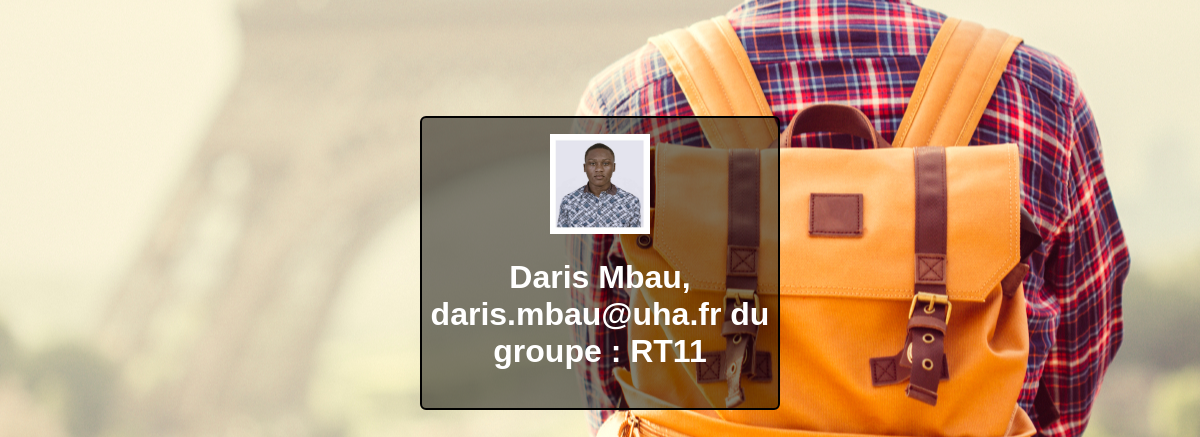
The page /absence/affichageetu/9/ on the database its author committed.
### absence/models.py (models this page shows, shortened)
class Etudiant(models.Model):
    nom = models.CharField(max_length=100)
    prenom = models.CharField(max_length=100)
    email = models.EmailField()
    groupe = models.ForeignKey(Groupe, on_delete=models.CASCADE)
    photo = models.FileField(upload_to='photos', null=True, blank=True)
    def __str__(self):
        return f"{self.prenom} {self.nom}, {self.email} du groupe : {self.groupe}"

class Groupe(models.Model):
    nom = models.CharField(max_length=100)
    def __str__(self):
        return self.nom

### absence/etudiant_views.py (the view)
# urls.py: path('affichageetu/<int:id>/', etudiant_views.affichageetu),
def affichageetu(request, id):
    etudiant = models.Etudiant.objects.get(pk=id)
    return render(request, "etudiant/affiche.html", {"etudiant":etudiant, 'data':Etudiant.objects.all()})

### absence/templates/etudiant/affiche.html (shortened to what this page needs)
{% extends 'main.html' %}
{% block content %}
<br><br><br><br><br><br><div class="rad">
  <img src="{{ etudiant.photo.url }}" width="100" height="100">
  <h1>{{etudiant}}</h1>
</div>
{% endblock %}

### absence/static/main.css (style rules this page uses)
body { background: url(Etudiant.jpg) center; font-family: Arial, sans-serif; }
.rad { padding: 1em 0em 1em 0em; width: 30%; margin: 0% auto; min-height: 70px; background-color:rgba(0, 0, 0, 0.5); border-radius: 6px; border: 2px solid rgb(0, 0, 0); color: #fff; text-align: center; }

### rows shown on the page
Etudiant: photo (picture), prenom+nom+email "Daris Mbau, daris.mbau@uha.fr du groupe : RT11"
